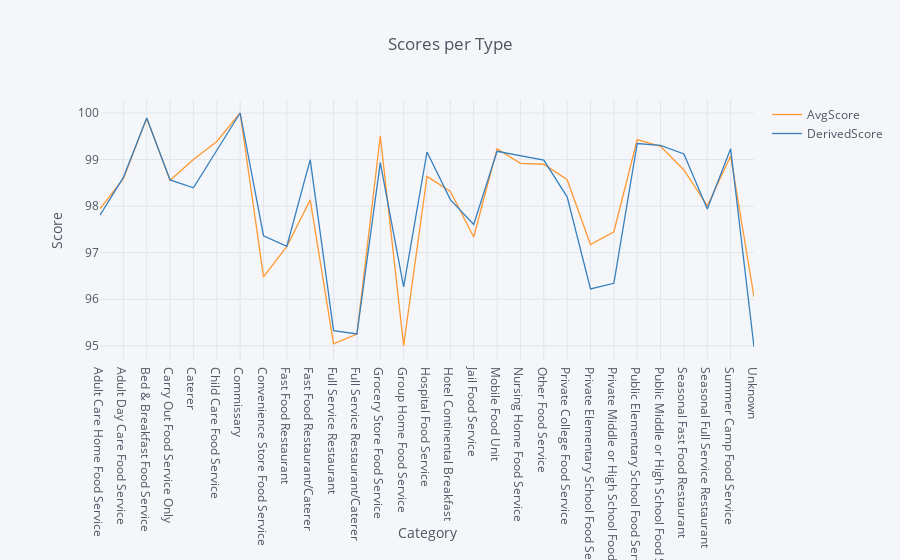

Here is the notebook cell this chart was saved with:
### Markdown cell above
## What is the average inspection score for each *type*?

### Code cell
layout = go.Layout(margin=go.Margin(b=200))
iplot(aggregate.iplot(asFigure=True, kind='scatter',xTitle='Category',yTitle='Score',title='Scores per Type',margin=(100,100,200,100)))

### Figure 1 — Plotly figure (JSON) as saved in the notebook; plotly's stock layout.template omitted (floating-point values rounded to 4 significant figures)
{"data": [{"line": {"color": "rgba(255, 153, 51, 1.0)", "dash": "solid", "width": 1.3}, "mode": "lines", "name": "AvgScore", "text": "", "type": "scatter", "x": ["Adult Care Home Food Service", "Adult Day Care Food Service", "Bed & Breakfast Food Service", "Carry Out Food Service Only", "Caterer", "Child Care Food Service", "Commissary", "Convenience Store Food Service", "Fast Food Restaurant", "Fast Food Restaurant/Caterer", "Full Service Restaurant", "Full Service Restaurant/Caterer", "Grocery Store Food Service", "Group Home Food Service", "Hospital Food Service", "Hotel Continental Breakfast", "Jail Food Service", "Mobile Food Unit", "Nursing Home Food Service", "Other Food Service", "Private College Food Service", "Private Elementary School Food Service", "Private Middle or High School Food Service", "Public Elementary School Food Service", "Public Middle or High School Food Service", "Seasonal Fast Food Restaurant", "Seasonal Full Service Restaurant", "Summer Camp Food Service", "Unknown"], "y": [97.94, 98.59, 99.89, 98.55, 99.0, 99.39, 100, 96.48, 97.13, 98.13, 95.04, 95.25, 99.51, 95.0, 98.64, 98.31, 97.34, 99.23, 98.92, 98.9, 98.57, 97.17, 97.45, 99.43, 99.28, 98.78, 98.0, 99.08, 96.05]}, {"line": {"color": "rgba(55, 128, 191, 1.0)", "dash": "solid", "width": 1.3}, "mode": "lines", "name": "DerivedScore", "text": "", "type": "scatter", "x": ["Adult Care Home Food Service", "Adult Day Care Food Service", "Bed & Breakfast Food Service", "Carry Out Food Service Only", "Caterer", "Child Care Food Service", "Commissary", "Convenience Store Food Service", "Fast Food Restaurant", "Fast Food Restaurant/Caterer", "Full Service Restaurant", "Full Service Restaurant/Caterer", "Grocery Store Food Service", "Group Home Food Service", "Hospital Food Service", "Hotel Continental Breakfast", "Jail Food Service", "Mobile Food Unit", "Nursing Home Food Service", "Other Food Service", "Private College Food Service", "Private Elementary School Food Service", "Private Middle or High School Food Service", "Public Elementary School Food Service", "Public Middle or High School Food Service", "Seasonal Fast Food Restaurant", "Seasonal Full Service Restaurant", "Summer Camp Food Service", "Unknown"], "y": [97.81, 98.62, 99.89, 98.56, 98.39, 99.2, 100, 97.36, 97.14, 99, 95.33, 95.26, 98.93, 96.27, 99.16, 98.14, 97.61, 99.18, 99.09, 98.99, 98.2, 96.22, 96.34, 99.34, 99.31, 99.12, 97.94, 99.23, 94.97]}], "layout": {"legend": {"bgcolor": "#F5F6F9", "font": {"color": "#4D5663"}}, "margin": {"b": 200, "l": 100, "r": 100, "t": 100}, "paper_bgcolor": "#F5F6F9", "plot_bgcolor": "#F5F6F9", "title": "Scores per Type", "titlefont": {"color": "#4D5663"}, "xaxis1": {"gridcolor": "#E1E5ED", "showgrid": true, "tickfont": {"color": "#4D5663"}, "title": "Category", "titlefont": {"color": "#4D5663"}, "zerolinecolor": "#E1E5ED"}, "yaxis1": {"gridcolor": "#E1E5ED", "showgrid": true, "tickfont": {"color": "#4D5663"}, "title": "Score", "titlefont": {"color": "#4D5663"}, "zerolinecolor": "#E1E5ED"}}}
